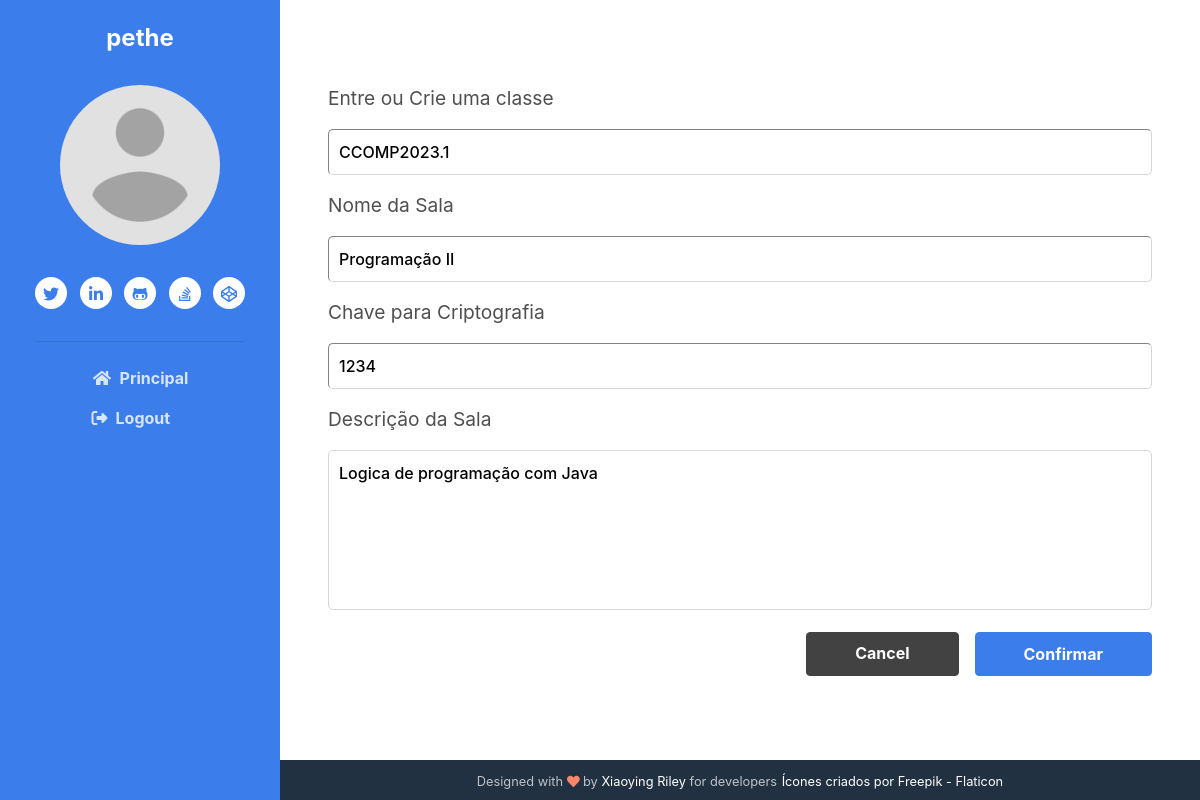
/update-room/15 (signed in), run on an earlier commit of the app's database.
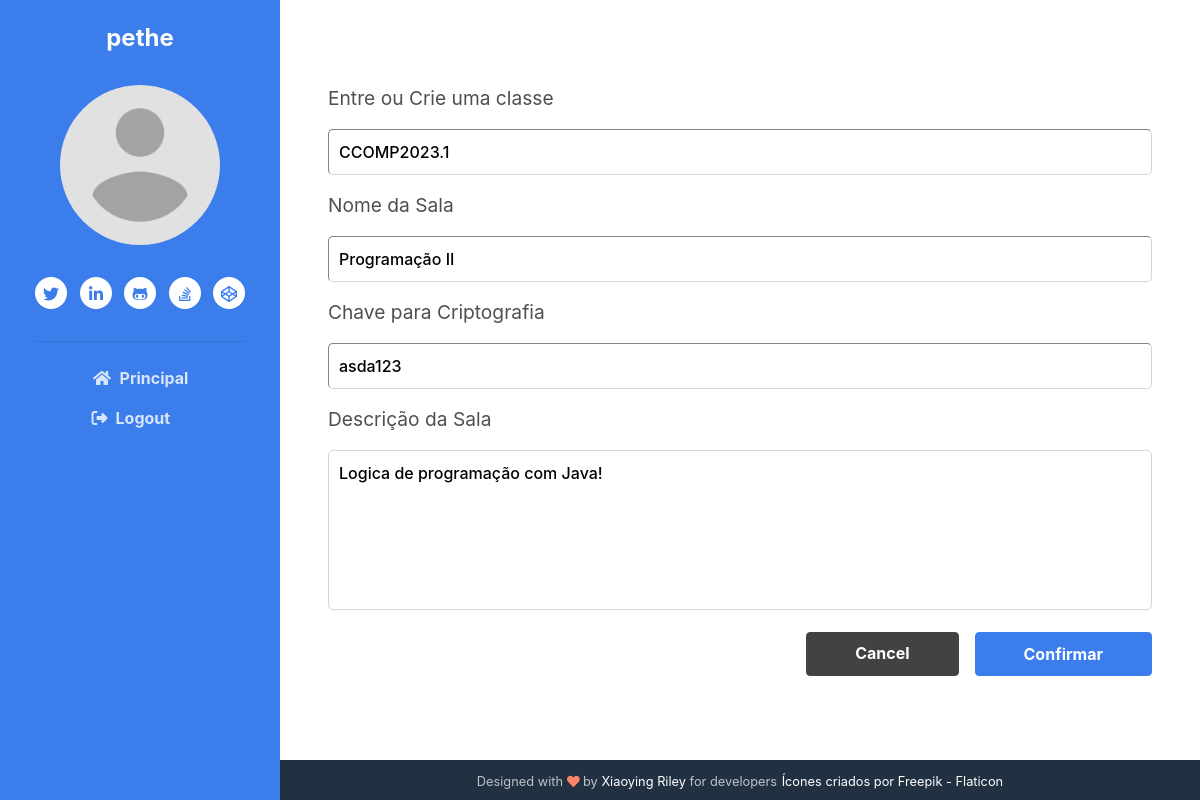
And on a later commit of the database.
### base/models.py (models this page shows, shortened)
class Room(models.Model):
    host = models.ForeignKey(User, on_delete=models.SET_NULL, null=True)
    classe = models.ForeignKey(Classe, on_delete=models.SET_NULL, null=True)
    name = models.CharField(max_length=200)
    desc = models.TextField(null=True, blank=True)
    participants = models.ManyToManyField(
        User, related_name='participants', blank=True)
    updated = models.DateTimeField(auto_now=True)
    created = models.DateTimeField(auto_now_add=True)
    created_in = models.TextField(default='capsulat', blank=True)
    crypt_key = models.CharField(max_length=23)
    class Meta:
        ordering = ['-updated', '-created']

class Classe(models.Model):
    name = models.CharField(max_length=200)

### base/views.py (the view, shortened to what this page needs)
# urls.py: path('update-room/<str:pk>', views.updateRoom, name='update-room'),
@login_required(login_url='login')
def updateRoom(request, pk):
    room = Room.objects.get(id=pk)
    form = RoomForm(instance=room)
    classes = Classe.objects.all()
    context = {'form': form, 'room': room, 'classes': classes}
    return render(request, 'base/room_form.html', context)

### base/forms.py
class RoomForm(ModelForm):
    class Meta:
        model = Room
        fields = '__all__'
        exclude = ['host', 'participants']

### base/templates/base/room_form.html (shortened to what this page needs)
{% extends 'main.html' %}
{% block content %}
    <div class="main-container d-flex align-items-center">
        <form class="w-100" action="" method="post">
            <div class="form__group mb-3">
              <label for="room_classe">Entre ou Crie uma classe</label>
              <input required type="text" value="{{room.classe.name}}" name="classe" list="classe-list" />
            </div>
            <div class="form__group mb-3 w-100">
              <label  for="room_name">Nome da Sala</label>
              <div class="form-control2">
                {{form.name}}
              </div>
            </div>
            <div class="form__group mb-3 w-100">
              <label  for="room_name">Chave para Criptografia</label>
              <div class="form-control2">
                {{form.crypt_key}}
              </div>
            </div>
            <div class="form__group mb-3">
              <label for="room_description">Descrição da Sala</label>
              {{form.desc}}
            </div>
            <div class="form__action">
              <a class="btn btn-dark px-5 py-2" href="{% url 'home' %}">Cancel</a>
              <input type="submit" class="btn btn-primary px-5 py-2" value="Confirmar">
            </div>
        </form>
    </div>
{% endblock content %}

What changed in the data, as far as the page shows it:
changed Room "Programação II": crypt_key "1234" → "asda123"; desc "Logica de programação com Java" → "Logica de programação com Java!"
